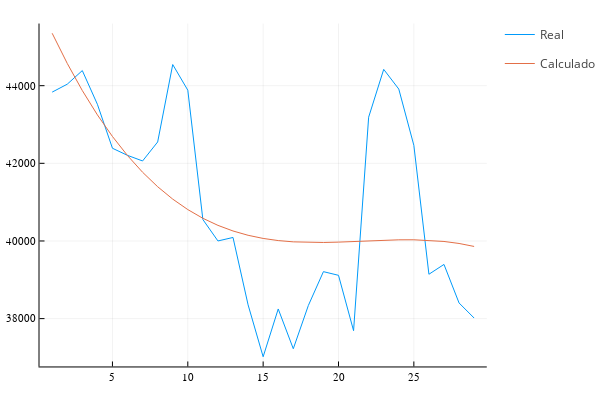

Source (notebook cell):
### Code cell
N = size(dataBitcoin.PriceFloat,1)
A = Array((1:N))
b = Array(dataBitcoin.PriceFloat)
A = [ones(N,1) A A.^2 A.^3]
p = A\b
pred = p[4]*A[:,4]+p[3]*A[:,3]+p[2]*A[:,2] + p[1]*ones(N,1)
plot(A[:,2],b, label = "Real")
plot!(A[:,2],pred,label = "Calculado")

### Figure 1 — Plotly figure (JSON) as saved in the notebook; plotly's stock layout.template omitted (floating-point values rounded to 4 significant figures)
{"data": [{"colorbar": {"title": ""}, "legendgroup": "Real", "line": {"color": "rgba(0, 154, 250, 1.000)", "dash": "solid", "shape": "linear", "width": 1}, "mode": "lines", "name": "Real", "showlegend": true, "type": "scatter", "x": [1, 2, 3, 4, 5, 6, 7, 8, 9, 10, 11, 12, 13, 14, 15, 16, 17, 18, 19, 20, 21, 22, 23, 24, 25, 26, 27, 28, 29], "xaxis": "x", "y": [43830.0, 44040.0, 44390.0, 43521, 42390.0, 42210.0, 42060.0, 42550.0, 44540.0, 43880.0, 40550.0, 40000.0, 40090.0, 38355, 37020.0, 38250.0, 37220.0, 38340.0, 39210.0, 39120.0, 37690.0, 43190.0, 44420.0, 43910.0, 42463, 39140.0, 39400.0, 38400.0, 38010.0], "yaxis": "y", "zmax": null, "zmin": null}, {"colorbar": {"title": ""}, "legendgroup": "Calculado", "line": {"color": "rgba(227, 111, 71, 1.000)", "dash": "solid", "shape": "linear", "width": 1}, "mode": "lines", "name": "Calculado", "showlegend": true, "type": "scatter", "x": [1, 2, 3, 4, 5, 6, 7, 8, 9, 10, 11, 12, 13, 14, 15, 16, 17, 18, 19, 20, 21, 22, 23, 24, 25, 26, 27, 28, 29], "xaxis": "x", "y": [45350.0, 44570.0, 43870.0, 43250.0, 42690.0, 42200.0, 41770.0, 41400.0, 41080.0, 40810.0, 40580.0, 40400.0, 40260.0, 40150.0, 40070.0, 40010.0, 39980.0, 39960.0, 39960.0, 39970.0, 39990.0, 40000.0, 40020.0, 40030.0, 40030.0, 40020.0, 39990.0, 39940.0, 39860.0], "yaxis": "y", "zmax": null, "zmin": null}], "layout": {"annotations": [], "height": 400, "legend_position": {"bgcolor": "rgba(255, 255, 255, 1.000)", "bordercolor": "rgba(0, 0, 0, 1.000)", "borderwidth": 1, "font": {"color": "rgba(0, 0, 0, 1.000)", "family": "sans-serif", "size": 11}, "title": {"font": {"color": "rgba(0, 0, 0, 1.000)", "family": "sans-serif", "size": 15}, "text": ""}, "tracegroupgap": 0, "traceorder": "normal", "x": 1, "xanchor": "auto", "y": 1, "yanchor": "auto"}, "margin": {"b": 20, "l": 0, "r": 0, "t": 20}, "paper_bgcolor": "rgba(255, 255, 255, 1.000)", "plot_bgcolor": "rgba(255, 255, 255, 1.000)", "showlegend": true, "width": 600, "xaxis": {"anchor": "y", "domain": [0.08064, 0.9934], "gridcolor": "rgba(0, 0, 0, 0.100)", "gridwidth": 0.5, "linecolor": "rgba(0, 0, 0, 1.000)", "mirror": false, "range": [0.16, 29.84], "showgrid": true, "showline": true, "showticklabels": true, "tickangle": 0, "tickcolor": "rgb(0, 0, 0)", "tickfont": {"color": "rgba(0, 0, 0, 1.000)", "family": "sans-serif", "size": 11}, "tickmode": "array", "ticks": "inside", "ticktext": ["5", "10", "15", "20", "25"], "tickvals": [5, 10, 15, 20, 25], "title": "", "titlefont": {"color": "rgba(0, 0, 0, 1.000)", "family": "sans-serif", "size": 15}, "type": "-", "visible": true, "zeroline": false, "zerolinecolor": "rgba(0, 0, 0, 1.000)"}, "yaxis": {"anchor": "x", "domain": [0.03762, 0.9902], "gridcolor": "rgba(0, 0, 0, 0.100)", "gridwidth": 0.5, "linecolor": "rgba(0, 0, 0, 1.000)", "mirror": false, "range": [36770.0, 45600.0], "showgrid": true, "showline": true, "showticklabels": true, "tickangle": 0, "tickcolor": "rgb(0, 0, 0)", "tickfont": {"color": "rgba(0, 0, 0, 1.000)", "family": "sans-serif", "size": 11}, "tickmode": "array", "ticks": "inside", "ticktext": ["38000", "40000", "42000", "44000"], "tickvals": [38000, 40000, 42000, 44000], "title": "", "titlefont": {"color": "rgba(0, 0, 0, 1.000)", "family": "sans-serif", "size": 15}, "type": "-", "visible": true, "zeroline": false, "zerolinecolor": "rgba(0, 0, 0, 1.000)"}}}
